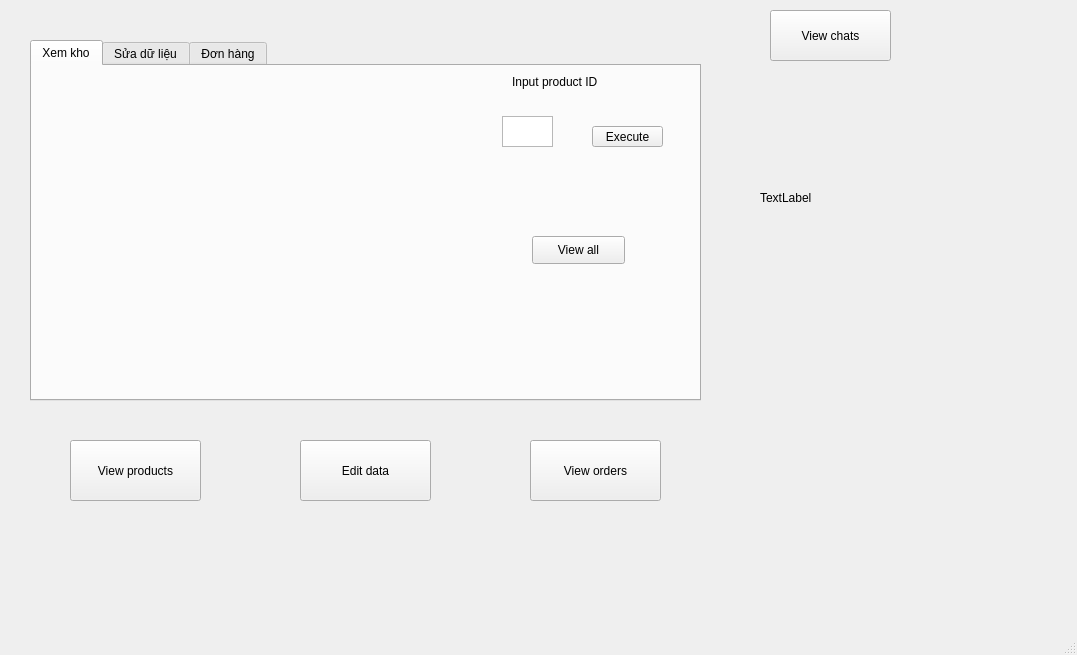
<?xml version="1.0" encoding="UTF-8"?>
<ui version="4.0">
 <class>MainWindow</class>
 <widget class="QMainWindow" name="MainWindow">
  <property name="geometry">
   <rect>
    <x>0</x>
    <y>0</y>
    <width>1077</width>
    <height>655</height>
   </rect>
  </property>
  <property name="windowTitle">
   <string>MainWindow</string>
  </property>
  <property name="layoutDirection">
   <enum>Qt::LeftToRight</enum>
  </property>
  <property name="styleSheet">
   <string notr="true"/>
  </property>
  <widget class="QWidget" name="centralwidget">
   <widget class="QPushButton" name="but_viewpro">
    <property name="geometry">
     <rect>
      <x>70</x>
      <y>440</y>
      <width>131</width>
      <height>61</height>
     </rect>
    </property>
    <property name="text">
     <string>View products</string>
    </property>
   </widget>
   <widget class="QPushButton" name="but_editdata">
    <property name="geometry">
     <rect>
      <x>300</x>
      <y>440</y>
      <width>131</width>
      <height>61</height>
     </rect>
    </property>
    <property name="text">
     <string>Edit data</string>
    </property>
   </widget>
   <widget class="QPushButton" name="but_viewchat">
    <property name="geometry">
     <rect>
      <x>770</x>
      <y>10</y>
      <width>121</width>
      <height>51</height>
     </rect>
    </property>
    <property name="text">
     <string>View chats</string>
    </property>
   </widget>
   <widget class="QTabWidget" name="tabWidget">
    <property name="geometry">
     <rect>
      <x>30</x>
      <y>40</y>
      <width>671</width>
      <height>361</height>
     </rect>
    </property>
    <property name="currentIndex">
     <number>0</number>
    </property>
    <widget class="QWidget" name="tab">
     <attribute name="title">
      <string>Xem kho</string>
     </attribute>
     <widget class="QLabel" name="label_kho">
      <property name="geometry">
       <rect>
        <x>10</x>
        <y>30</y>
        <width>431</width>
        <height>271</height>
       </rect>
      </property>
      <property name="layoutDirection">
       <enum>Qt::LeftToRight</enum>
      </property>
      <property name="text">
       <string/>
      </property>
     </widget>
     <widget class="QPushButton" name="pushexe">
      <property name="geometry">
       <rect>
        <x>560</x>
        <y>60</y>
        <width>71</width>
        <height>21</height>
       </rect>
      </property>
      <property name="text">
       <string>Execute</string>
      </property>
     </widget>
     <widget class="QTextEdit" name="textEdit_kho">
      <property name="geometry">
       <rect>
        <x>470</x>
        <y>50</y>
        <width>51</width>
        <height>31</height>
       </rect>
      </property>
     </widget>
     <widget class="QLabel" name="lable_inputkho">
      <property name="geometry">
       <rect>
        <x>480</x>
        <y>0</y>
        <width>151</width>
        <height>31</height>
       </rect>
      </property>
      <property name="text">
       <string>Input product ID</string>
      </property>
     </widget>
     <widget class="QPushButton" name="pushview">
      <property name="geometry">
       <rect>
        <x>500</x>
        <y>170</y>
        <width>93</width>
        <height>28</height>
       </rect>
      </property>
      <property name="text">
       <string>View all</string>
      </property>
     </widget>
    </widget>
    <widget class="QWidget" name="tab_2">
     <attribute name="title">
      <string>Sửa dữ liệu</string>
     </attribute>
     <widget class="QLabel" name="label_edit">
      <property name="geometry">
       <rect>
        <x>50</x>
        <y>160</y>
        <width>521</width>
        <height>171</height>
       </rect>
      </property>
      <property name="text">
       <string>TextLabel</string>
      </property>
     </widget>
     <widget class="QTextEdit" name="textEdit_2">
      <property name="geometry">
       <rect>
        <x>130</x>
        <y>30</y>
        <width>71</width>
        <height>31</height>
       </rect>
      </property>
     </widget>
     <widget class="QTextEdit" name="textEdit_3">
      <property name="geometry">
       <rect>
        <x>240</x>
        <y>30</y>
        <width>71</width>
        <height>31</height>
       </rect>
      </property>
     </widget>
     <widget class="QTextEdit" name="textEdit_4">
      <property name="geometry">
       <rect>
        <x>20</x>
        <y>30</y>
        <width>71</width>
        <height>31</height>
       </rect>
      </property>
     </widget>
     <widget class="QTextEdit" name="textEdit_5">
      <property name="geometry">
       <rect>
        <x>350</x>
        <y>30</y>
        <width>71</width>
        <height>31</height>
       </rect>
      </property>
     </widget>
     <widget class="QTextEdit" name="textEdit_6">
      <property name="geometry">
       <rect>
        <x>460</x>
        <y>30</y>
        <width>71</width>
        <height>31</height>
       </rect>
      </property>
     </widget>
     <widget class="QTextEdit" name="textEdit_7">
      <property name="geometry">
       <rect>
        <x>560</x>
        <y>30</y>
        <width>71</width>
        <height>31</height>
       </rect>
      </property>
     </widget>
     <widget class="QPushButton" name="but_edit_dele">
      <property name="geometry">
       <rect>
        <x>510</x>
        <y>100</y>
        <width>93</width>
        <height>28</height>
       </rect>
      </property>
      <property name="text">
       <string>Delete</string>
      </property>
     </widget>
     <widget class="QPushButton" name="but_edit_upda">
      <property name="geometry">
       <rect>
        <x>290</x>
        <y>100</y>
        <width>93</width>
        <height>28</height>
       </rect>
      </property>
      <property name="text">
       <string>Update</string>
      </property>
     </widget>
     <widget class="QPushButton" name="but_edit_add">
      <property name="geometry">
       <rect>
        <x>70</x>
        <y>100</y>
        <width>93</width>
        <height>28</height>
       </rect>
      </property>
      <property name="text">
       <string>Add</string>
      </property>
     </widget>
    </widget>
    <widget class="QWidget" name="tab_3">
     <attribute name="title">
      <string>Đơn hàng</string>
     </attribute>
     <widget class="QLabel" name="label_order">
      <property name="geometry">
       <rect>
        <x>70</x>
        <y>40</y>
        <width>531</width>
        <height>231</height>
       </rect>
      </property>
      <property name="text">
       <string/>
      </property>
     </widget>
    </widget>
   </widget>
   <widget class="QPushButton" name="but_order">
    <property name="geometry">
     <rect>
      <x>530</x>
      <y>440</y>
      <width>131</width>
      <height>61</height>
     </rect>
    </property>
    <property name="text">
     <string>View orders</string>
    </property>
   </widget>
   <widget class="QLabel" name="label">
    <property name="geometry">
     <rect>
      <x>754</x>
      <y>150</y>
      <width>261</width>
      <height>441</height>
     </rect>
    </property>
    <property name="text">
     <string/>
    </property>
   </widget>
   <widget class="QLabel" name="label_2">
    <property name="geometry">
     <rect>
      <x>760</x>
      <y>190</y>
      <width>55</width>
      <height>16</height>
     </rect>
    </property>
    <property name="text">
     <string>TextLabel</string>
    </property>
   </widget>
  </widget>
  <widget class="QMenuBar" name="menubar">
   <property name="geometry">
    <rect>
     <x>0</x>
     <y>0</y>
     <width>1077</width>
     <height>26</height>
    </rect>
   </property>
  </widget>
  <widget class="QStatusBar" name="statusbar"/>
 </widget>
 <resources/>
 <connections/>
</ui>
